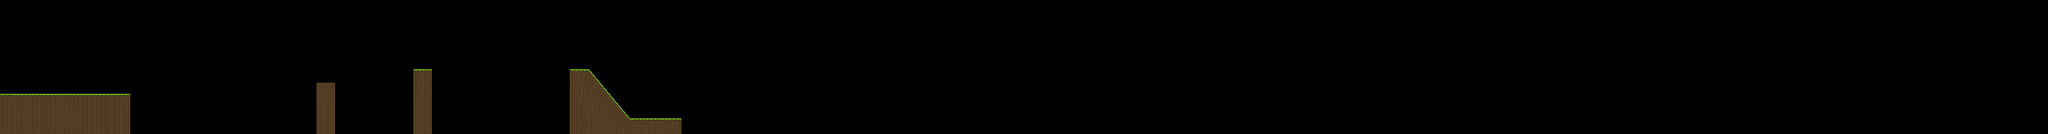

A level layout from a 2D game, rendered from its tile map. Below: a short description, then the map file with tile-grid data replaced by summaries:
An orthogonal 550x60 tile map with 30x18 px tiles, 1 tile layer (Platforms) and 16 objects.

<map version="1.0" orientation="orthogonal" width="550" height="60" tilewidth="30" tileheight="18">
 <tileset firstgid="1" name="map1" tilewidth="30" tileheight="18">
  <image source="map1.png" trans="ff00ff" width="512" height="512" />
 </tileset>
 <layer name="Platforms" width="550" height="60">
  <data>[33000 cells, 1342 non-empty, 26 distinct tile ids]</data>
 </layer>
 <objectgroup name="Ground" width="550" height="60">
  <object x="0" y="772">
   <polyline points="0,0 1048,-1" />
  </object>
  <object x="2555" y="670">
   <polyline points="0,0 67,1 143,90" />
  </object>
  <object x="3333" y="570">
   <polyline points="0,0 145,0" />
  </object>
  <object x="4595" y="574">
   <polyline points="0,0 146,0 476,395 893,399" />
  </object>
 </objectgroup>
 <objectgroup name="NoGround" width="550" height="60">
  <object x="1048" y="771">
   <polyline points="0,0 -2,307" />
  </object>
  <object x="1" y="770">
   <polyline points="0,0 1,-645" />
  </object>
  <object x="2556" y="803">
   <polyline points="0,0 0,276" />
  </object>
  <object x="2698" y="873">
   <polyline points="0,0 -1,206" />
  </object>
  <object x="2556" y="801">
   <polyline points="0,0 0,-131" />
  </object>
  <object x="2698" y="872">
   <polyline points="0,0 0,-110" />
  </object>
  <object x="3332" y="1078">
   <polyline points="0,0 2,-498" />
  </object>
  <object x="3477" y="580">
   <polyline points="0,0 0,498" />
  </object>
  <object x="3334" y="580">
   <polyline points="0,0 0,-9" />
  </object>
  <object x="3477" y="581">
   <polyline points="0,0 0,-9" />
  </object>
  <object x="4593" y="574">
   <polyline points="0,0 2,504" />
  </object>
  <object x="5489" y="974">
   <polyline points="0,0 0,105" />
  </object>
 </objectgroup>
</map>
